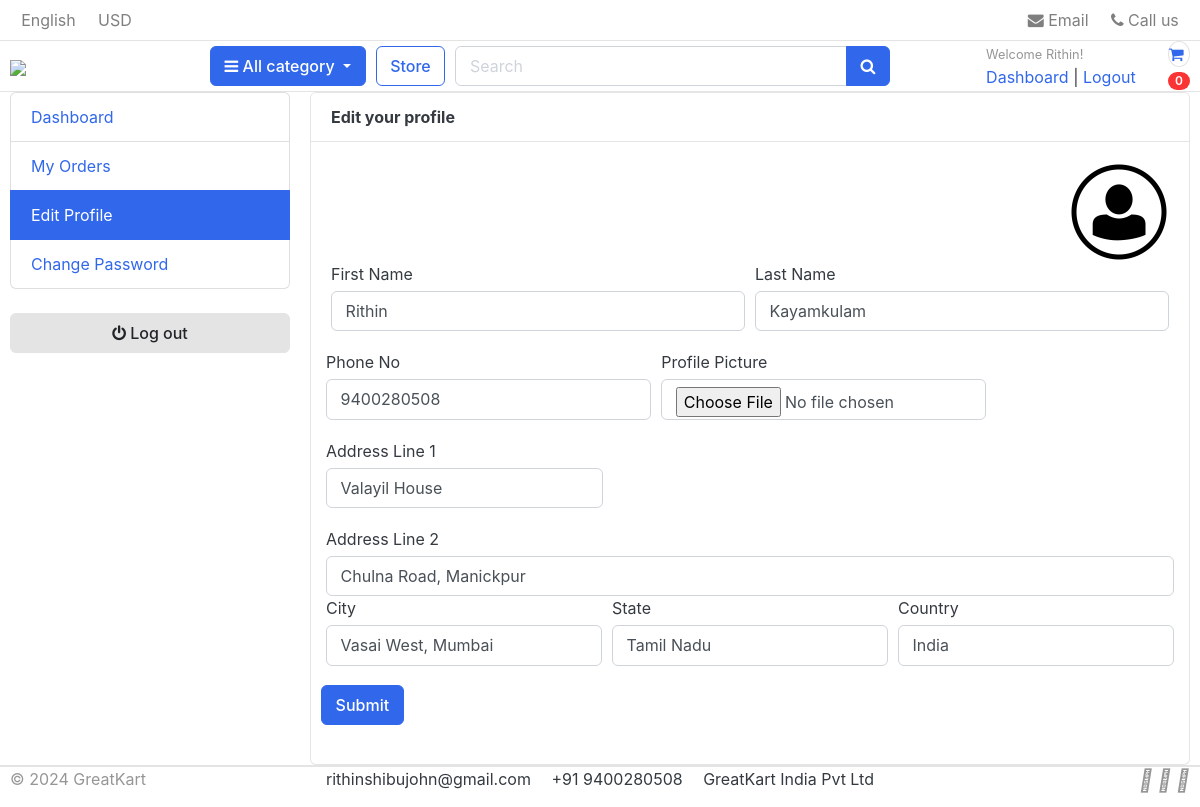
The app's page /accounts/edit_profile/ (signed in) with its own data.
### accounts/models.py (models this page shows, shortened)
class Account(AbstractBaseUser):
    first_name = models.CharField(max_length=50)
    last_name = models.CharField(max_length=50)
    username = models.CharField(max_length= 50, unique=True)
    email = models.EmailField(max_length=100, unique=True)
    phone_number = models.CharField(max_length=50)
    date_joined = models.DateTimeField(auto_now_add=True)
    last_login = models.DateTimeField(auto_now_add=True)
    is_admin = models.BooleanField(default=False)
    is_staff = models.BooleanField(default=False)
    is_active = models.BooleanField(default=False)
    is_superadmin = models.BooleanField(default=False)
    USERNAME_FIELD = 'email'
    REQUIRED_FIELDS = ['username','first_name','last_name']
    objects = MyAccountManager()

class UserProfile(models.Model):
    user = models.OneToOneField(Account, on_delete=models.CASCADE)
    address_line_1 = models.CharField(blank=True, max_length=100)
    address_line_2 = models.CharField(blank=True, max_length=100)
    profile_picture = models.ImageField(blank=True, upload_to='userprofile')
    city = models.CharField(blank=True, max_length=20)
    state = models.CharField(blank=True, max_length=20)
    country = models.CharField(blank=True, max_length=20)

### accounts/views.py (the view)
# urls.py: path('edit_profile/', views.edit_profile, name='edit_profile'),
@login_required(login_url='login')
def edit_profile(request):
    userprofile = get_object_or_404(UserProfile, user=request.user)
    if request.method == 'POST':
        user_form = UserForm(request.POST, instance=request.user)
        profile_form = UserProfileForm(request.POST, request.FILES, instance=userprofile)
        if user_form.is_valid() and profile_form.is_valid():
            user_form.save()
            profile_form.save()  # Save the profile form too
            messages.success(request, 'Your profile has been updated successfully.')
            return redirect('edit_profile')
    else:
        user_form = UserForm(instance=request.user)
        profile_form = UserProfileForm(instance=userprofile)
    context = {
        'user_form': user_form,
        'profile_form': profile_form,
        'userprofile': userprofile
    }
    return render(request, 'accounts/edit_profile.html', context)

### accounts/forms.py
class UserForm(forms.ModelForm):
    class Meta:
        model = Account
        fields = ('first_name','last_name','phone_number')
    def __init__(self, *args, **kwargs):
        super(UserForm, self).__init__(*args, **kwargs)
        for field in self.fields:
            self.fields[field].widget.attrs['class'] = 'form-control'

class UserProfileForm(forms.ModelForm):
    profile_picture = forms.ImageField(required=False, error_messages={'invalid':("Images Files Only")}, widget=forms.FileInput)
    class Meta:
        model = UserProfile
        fields = ('address_line_1','address_line_2','city','state','country','profile_picture' )
    def __init__(self, *args, **kwargs):
        super(UserProfileForm, self).__init__(*args, **kwargs)
        for field in self.fields:
            self.fields[field].widget.attrs['class'] = 'form-control'

### carts/context_processor.py (called while the page is built)
def counter(request):
    cart_count = 0
    if 'admin' in request.path:
        return {}
    else:
        try:
            cart = Cart.objects.filter(cart_id=_cart_id(request))
            if request.user.is_authenticated:
                cart_items = CartItem.objects.all().filter(user=request.user)
            else:
                cart_items = CartItem.objects.all().filter(cart=cart[:1])
            for cart_item in cart_items:
                cart_count +=  cart_item.quantity
        except Cart.DoesNotExist:
            cart_count = 0
    return dict(cart_count=cart_count)

### carts/views.py (called while the page is built)
def _cart_id(request):
    cart = request.session.session_key
    if not cart:
        cart = request.session.create()
    return cart

### category/context_processors.py (called while the page is built)
def menu_links(request):
    links = Category.objects.all()
    return dict(links=links)

### category/models.py (called while the page is built)
    def get_url(self):
        return reverse('products_by_category', args=[self.slug])

### templates/accounts/edit_profile.html (shortened to what this page needs)
{% extends 'base.html' %}
{% load static %}
{% block content %}
<section class="section-conten padding-y bg">
    <div class="container">
        <div class="row">
        {% include 'includes/dashboard_sidebar.html' %}
        <main class="col-md-9">
            <article class="card">
            <header class="card-header">
                <strong clss="d-inline-block mr-3">Edit your profile</strong>
            </header>
            <div class="card-body">
              <div class="text-right">
                <img src="{{userprofile.profile_picture.url}}" alt="Profile Picture" width="100" style="border-radius: 50%;">
              </div>
                <div class="row">
                <div class="col-md-12">
                  <form action="{% url 'edit_profile' %}" method="POST" enctype="multipart/form-data">
                    <div class="form-row">
                      <div class="form-group col-md-6">
                          <label for="">First Name</label>
                          {{user_form.first_name}}
                      </div>
                      <div class="form-group col-md-6">
                        <label for="" >Last Name</label>
                        {{user_form.last_name}}
                      </div>
                      <div class="form-row">
                        <div class="form-group col-md-6">
                            <label for="">Phone No</label>
                            {{user_form.phone_number}}
                        </div>
                        <div class="form-group col-md-6">
                          <label for="" >Profile Picture</label>
                          {{profile_form.profile_picture}}
                        </div>
                      </div>
                        <div class="form-group">
                          <label for="">Address Line 1</label>
                          {{profile_form.address_line_1}}
                        </div>
                        <div class="form-group">
                          <label for="">Address Line 2</label>
                          {{profile_form.address_line_2}}
                          <div class="form-row">
                            <div class="form-group col-md-4">
                                <label for="">City</label>
                                {{profile_form.city}}
                            </div>
                            <div class="form-group col-md-4">
                              <label for="" >State</label>
                              {{profile_form.state}}
                            </div>
                            <div class="form-group col-md-4">
                              <label for="" >Country</label>
                              {{profile_form.country}}
                            </div>
                            <input type="submit" class="btn btn-primary">
                          </div>
                        </div>
                      </div>
                    </div>
                </div>
                </div>
            </div>
    </div>
    </section>
{% endblock %}

### templates/includes/navbar.html (shortened to what this page needs)
{% load static %}
<header class="section-header">
    <nav class="navbar p-md-0 navbar-expand-sm navbar-light border-bottom">
    <div class="container">
      <div class="collapse navbar-collapse" id="navbarTop4">
        <ul class="navbar-nav mr-auto">
            <li class="nav-item dropdown">
                 <a href="#" class="nav-link">   English </a>
            </li>
            <li class="nav-item dropdown">
                <a href="#" class="nav-link"> USD </a>
            </li>
        </ul>
        <ul class="navbar-nav">
            <li><a href="#" class="nav-link"> <i class="fa fa-envelope"></i> Email </a></li>
            <li><a href="#" class="nav-link"> <i class="fa fa-phone"></i> Call us </a></li>
        </ul>
      </div>
    </div>
    </nav>
    <section class="header-main border-bottom">
        <div class="container">
    <div class="row align-items-center">
        <div class="col-lg-2 col-md-3 col-6">
            <a href="{% url 'home' %}" class="brand-wrap">
                <img class="logo" src="https://rithinshibujohn.github.io/greatkart/static/images/logo.png">
            </a>
        </div>
        <div class="col-lg col-sm col-md col-6 flex-grow-0">
            <div class="category-wrap dropdown d-inline-block float-right">
                <button type="button" class="btn btn-primary dropdown-toggle" data-toggle="dropdown">
                    <i class="fa fa-bars"></i> All category
                </button>
            </div>
        </div>
        <a href="{% url 'store' %}" class="btn btn-outline-primary">Store</a>
        <div class="col-lg  col-md-6 col-sm-12 col">
            <form action="{% url 'search'%}" class="search" method="GET">
                <div class="input-group w-100">
                    <input type="text" class="form-control" style="width:60%;" placeholder="Search" name="keyword">
                    <div class="input-group-append">
                      <button class="btn btn-primary" type="submit">
                        <i class="fa fa-search"></i>
                      </button>
                    </div>
                </div>
            </form>
        </div>
        <div class="col-lg-3 col-sm-6 col-8 order-2 order-lg-3">
                    <div class="d-flex justify-content-end mb-3 mb-lg-0">
                        {% if user.id is None %}
                        <div class="widget-header">
                            <small class="title text-muted">Welcome guest!</small>
                            <div>
                                <a href="{% url 'login' %}">Sign in</a> <span class="dark-transp"> | </span>
                                <a href="{% url 'register' %}"> Register</a>
                            </div>
                        </div>
                        {% else %}
                        <div class="widget-header">
                            <small class="title text-muted">Welcome {{ user.first_name }}!</small>
                            <div>
                                <a href="{% url 'dashboard' %}">Dashboard</a> <span class="dark-transp"> | </span>
                                <a href="{% url 'logout' %}"> Logout</a>
                            </div>
                        </div>
                        {% endif %}
                        <a href="{% url 'cart' %}" class="widget-header pl-3 ml-3">
                            <div class="icon icon-sm rounded-circle border"><i class="fa fa-shopping-cart"></i></div>
                            <span class="badge badge-pill badge-danger notify">{{cart_count}}</span>
                        </a>
                    </div>
                </div>
    </div>
        </div>
    </section>
    </header>

### records on screen
Account: first_name "Rithin", last_name "Kayamkulam", phone_number "9400280508"
UserProfile: profile_picture (picture), address_line_1 "Valayil House", address_line_2 "Chulna Road, Manickpur", city "Vasai West, Mumbai", state "Tamil Nadu", country "India"

### other values on screen
{{ cart_count }} "0"
